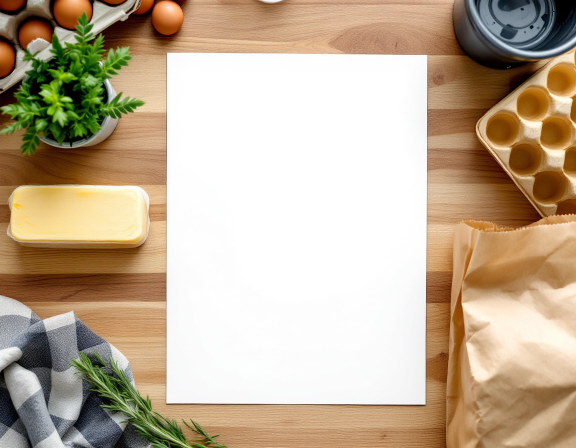
#> input picture scripts/report_mockups/plates/grocery.jpg, 1152 x 896 px, given in place of physician.png, which was not available (shown at 1/2 size)
$ python composite.py plates plates/lab.jpg
#> lines starting #> are read from the running program, lines starting #| are printed output that depends on the picture; after the words box and inside, x2 and y2 are one past the last pixel; in counts of white or black regions, pixels touching at a corner belong together; pictures that were not available may be replaced by others from this repository, and a replacement may not be noted
### scripts/composite_product_scene.py
#!/usr/bin/env python3
"""
Composite a REAL rendered product page into an empty AI scene plate.

House rule (CLAUDE.md): product mockups use the actual product screenshot
composited into a generated empty scene. Never an AI-generated fake of the
product. This script is the "composited" half.

It is also the answer to the consistency problem: every gallery image and every
video frame carries the byte-identical page render, so the product can never
drift between images the way it does when each mockup is generated separately.

How it works:
  1. Find the blank white sheet in the scene plate (largest bright quadrilateral).
  2. Perspective-warp the product page onto those four corners.
  3. Multiply the scene's own shading over the warped product, so the scene's
     shadows and light fall across the print instead of it looking pasted on.

Usage:
  python3 scripts/composite_product_scene.py PAGE.png PLATE.jpg OUT.jpg
  python3 scripts/composite_product_scene.py PAGE.png PLATE.jpg OUT.jpg --debug
"""

import argparse
import sys
from pathlib import Path

import cv2
import numpy as np


# [87 lines left out: functions order_corners, find_sheet, not called in this run]


def composite(page_path, plate_path, out_path, debug=False, feather=2, corners=None):
    page = cv2.imread(str(page_path), cv2.IMREAD_COLOR)
    plate = cv2.imread(str(plate_path), cv2.IMREAD_COLOR)
    if page is None:
        raise SystemExit(f"cannot read page: {page_path}")
    if plate is None:
        raise SystemExit(f"cannot read plate: {plate_path}")

    ph0, pw0 = page.shape[:2]
    if corners is not None:
        dst = np.array(corners, dtype=np.float32).reshape(4, 2)
    else:
        dst = find_sheet(plate, page_aspect=pw0 / ph0)
    if dst is None:
        raise SystemExit(
            f"no blank sheet found in {plate_path}. If the sheet projects to a "
            f"near-square (a rotated page shot at an angle), auto-detection "
            f"cannot tell portrait from landscape: pass --corners instead."
        )

    ph, pw = page.shape[:2]
    src = np.array([[0, 0], [pw, 0], [pw, ph], [0, ph]], dtype=np.float32)
    H = cv2.getPerspectiveTransform(src, dst)

    h, w = plate.shape[:2]
    warped = cv2.warpPerspective(page, H, (w, h))

    mask = np.zeros((h, w), np.uint8)
    cv2.fillConvexPoly(mask, dst.astype(np.int32), 255)
    if feather:
        mask = cv2.GaussianBlur(mask, (0, 0), feather)

    # Carry the scene's own light and shadow onto the print. The blank sheet's
    # luminance, normalised against its own bright end, becomes a shading map.
    gray = cv2.cvtColor(plate, cv2.COLOR_BGR2GRAY).astype(np.float32)
    inside = gray[mask > 128]
    if inside.size:
        ref = np.percentile(inside, 92)
        shade = np.clip(gray / max(ref, 1.0), 0.55, 1.06)
        warped = np.clip(warped.astype(np.float32) * shade[:, :, None], 0, 255)
    warped = warped.astype(np.uint8)

    a = (mask.astype(np.float32) / 255.0)[:, :, None]
    out = (warped.astype(np.float32) * a + plate.astype(np.float32) * (1 - a)).astype(np.uint8)

    if debug:
        cv2.polylines(out, [dst.astype(np.int32)], True, (0, 0, 255), 3)
        for i, (x, y) in enumerate(dst):
            cv2.circle(out, (int(x), int(y)), 9, (0, 255, 0), -1)
            cv2.putText(out, str(i), (int(x) + 12, int(y)),
                        cv2.FONT_HERSHEY_SIMPLEX, 1.0, (0, 255, 0), 2)

    Path(out_path).parent.mkdir(parents=True, exist_ok=True)
    cv2.imwrite(str(out_path), out, [cv2.IMWRITE_JPEG_QUALITY, 94])
    print(f"  {Path(out_path).name}  corners={[tuple(map(int, p)) for p in dst]}")
    return dst


# [20 lines left out: function main, not called in this run]


# [2 lines that do not run on import are left out]

### scripts/report_mockups/composite.py
"""Composite real report screenshots onto the empty scene plates in ./plates, 800x597.
Used by build.sh. The plates are AI-generated EMPTY scenes (flux-1.1-pro, 2026-10-13,
$0.20 via scripts/image_budget.py) holding a blank sheet; the product on the sheet is
always the real page, warped by scripts/composite_product_scene.py. Corners are fixed
because auto-detect misreads three of these plates."""
import sys
from pathlib import Path
from PIL import Image
HERE = Path(__file__).resolve().parent
sys.path.insert(0, str(HERE.parent))
from composite_product_scene import composite  # noqa: E402

WORK, OUT = Path(sys.argv[1]), Path(sys.argv[2])
# shot -> (output file, sheet corners TL,TR,BR,BL in plate pixels, final crop box)
JOBS = {
    'physician': ('physician-guide', [(470, 163), (943, 322), (816, 842), (266, 668)], None),
    'stall': ('stall-breaker-protocol', [(396, 287), (854, 283), (863, 822), (392, 822)], None),
    'meal': ('kryptonite-kitchen', [(434, 233), (908, 209), (921, 749), (429, 749)], (73, 20, 1079, 770)),
    'grocery': ('kryptonite-prep', [(335, 105), (854, 110), (850, 808), (333, 806)], None),
    'lab': ('lab-reference', [(322, 390), (670, 230), (966, 648), (592, 858)], None),
}
for shot, (name, quad, box) in JOBS.items():
    page = WORK / 'shots' / f'{shot}.png'
    if shot == 'physician':  # near-square sheet: crop the page to its shape, never squash text
        im = Image.open(page); w = im.width
#> further down, im is the input picture: PIL image 1152x896 RGB; mean R, G, B 192.4, 174.1, 149.9
#> after `w = im.width`: w = 1152
        page = WORK / 'shots' / 'physician_sq.png'; im.crop((0, 0, w, int(w * 535 / 499))).save(page)
#> after `page = WORK / 'shots' / 'physician_sq.png'`:
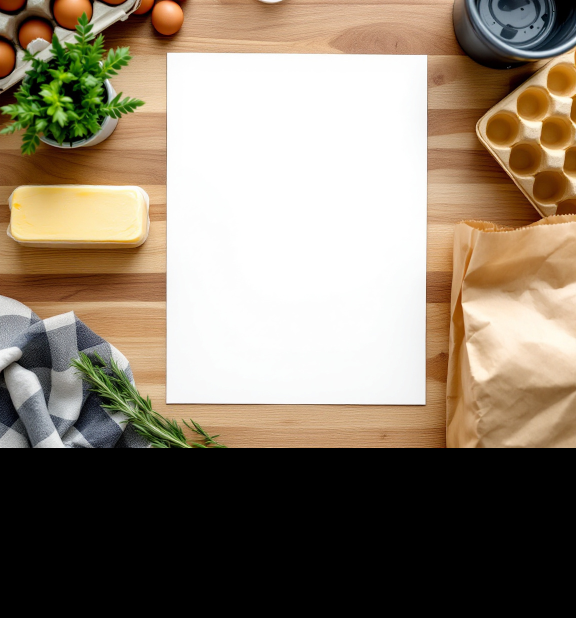
#> saved as physician_sq.png: PIL image 1152x1235 RGB (shown at 1/2 size); mean R, G, B 139.6, 126.3, 108.7
    tmp = WORK / f'{shot}-comp.jpg'
    composite(page, HERE / 'plates' / f'{shot}.jpg', tmp, corners=quad)
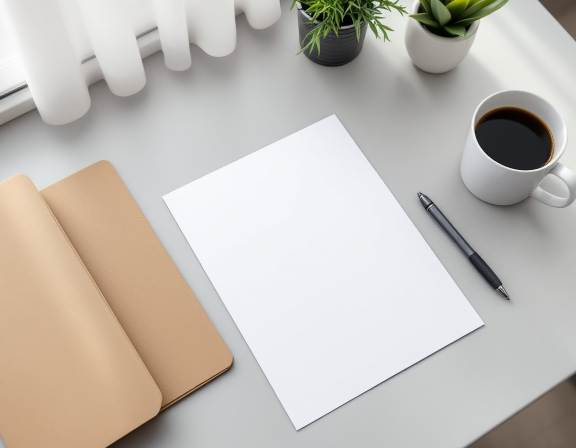
#> input picture scripts/report_mockups/plates/lab.jpg, 1152 x 896 px, given in place of physician.jpg, which was not available (shown at 1/2 size)
#> in composite, plate is the input picture: shape (896, 1152, 3); mean B, G, R 181.8, 188.6, 194.1
#> in composite, `cv2.fillConvexPoly(mask, dst.astype(np.int32), 255)`:
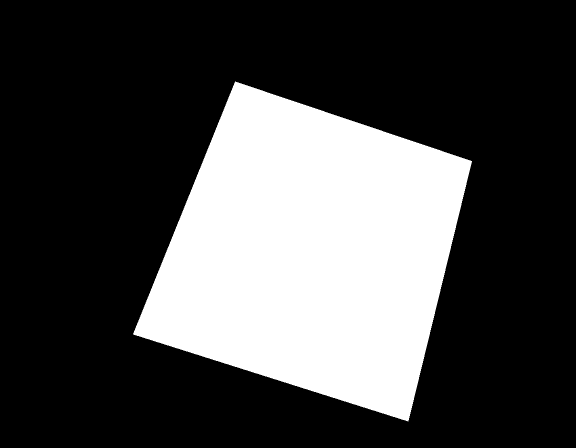
#> mask: shape (896, 1152) (shown at 1/2 size); 28.2% white; 1 white region, box (x1, y1, x2, y2) and area: (266, 163, 944, 843) 290726
#> in composite, `gray = cv2.cvtColor(plate, cv2.COLOR_BGR2GRAY).astype(np.float32)`:
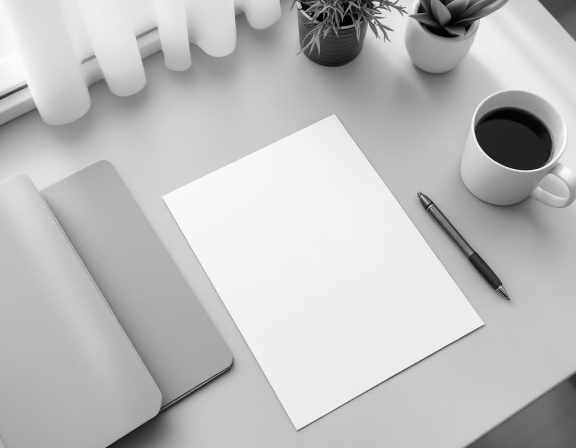
#> gray: shape (896, 1152) float32 (shown at 1/2 size); min 0, max 255, mean 189.5
#> in composite, `ref = np.percentile(inside, 92)`: ref = 245
#> in composite, `shade = np.clip(gray / max(ref, 1.0), 0.55, 1.06)`:
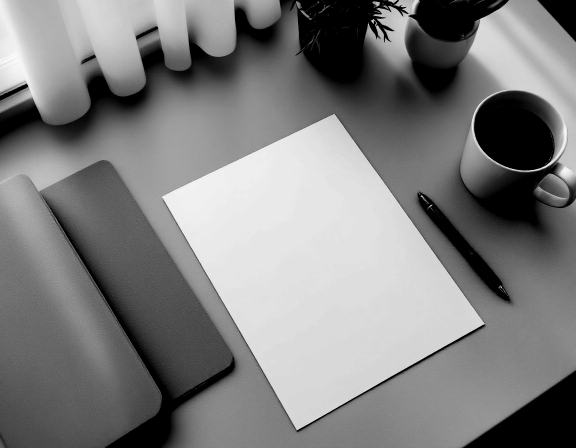
#> shade: shape (896, 1152) float32 (shown at 1/2 size); min 0.55, max 1.04, mean 0.795; drawn with min black and max white
#> in composite, `warped = np.clip(warped.astype(np.float32) * shade[:, :, None], 0, 255)`:
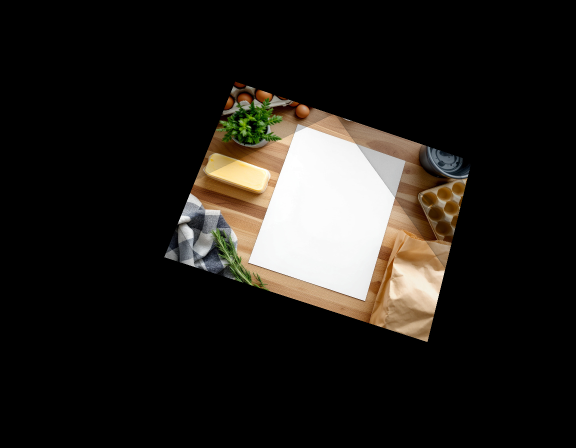
#> warped: shape (896, 1152, 3) float32 (shown at 1/2 size); mean B, G, R 27.3, 31.4, 34.5
    im = Image.open(tmp)
    if box is None:
        h = round(im.width * 597 / 800); y = (im.height - h) // 2; box = (0, y, im.width, y + h)
#> after `h = round(im.width * 597 / 800)`: h = 860
#> after `y = (im.height - h) // 2`: y = 18
#> after `box = (0, y, im.width, y + h)`: box = (0, 18, 1152, 878)
    im.crop(box).resize((800, 597), Image.LANCZOS).save(OUT / f'{name}.jpg', quality=86, optimize=True, progressive=True)
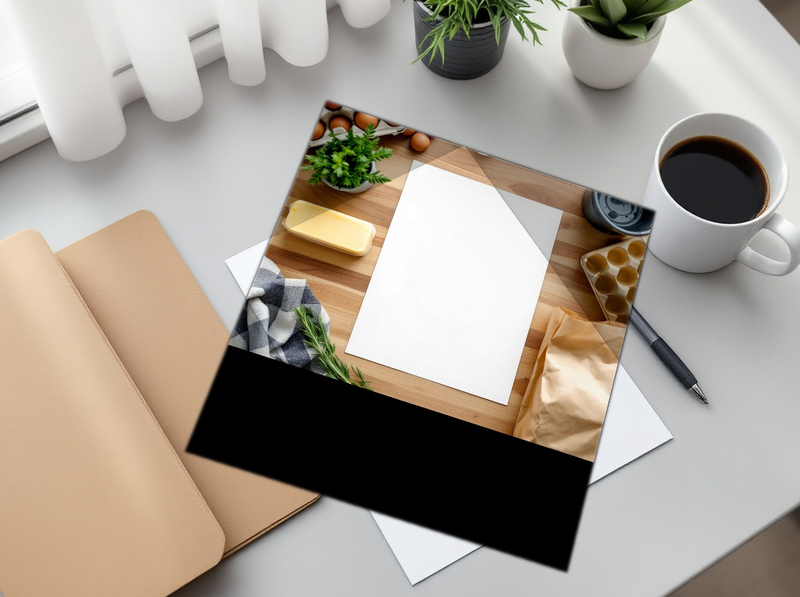
#> saved as physician-guide.jpg: PIL image 800x597 RGB; mean R, G, B 165.7, 157, 146
#> (the run stopped early here; a loop or call above may not have finished)
